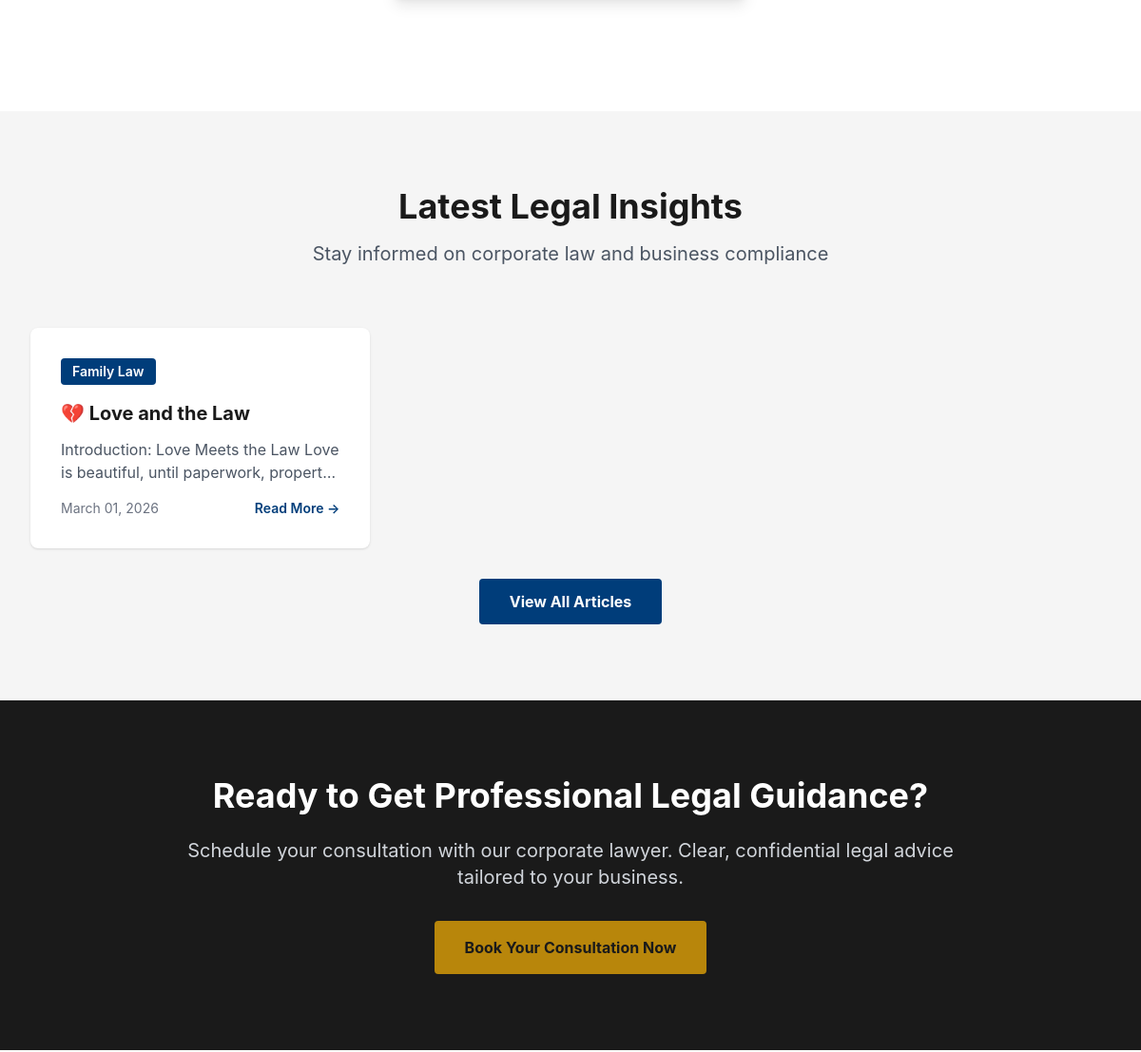
Before: / (middle part) with the older database file.
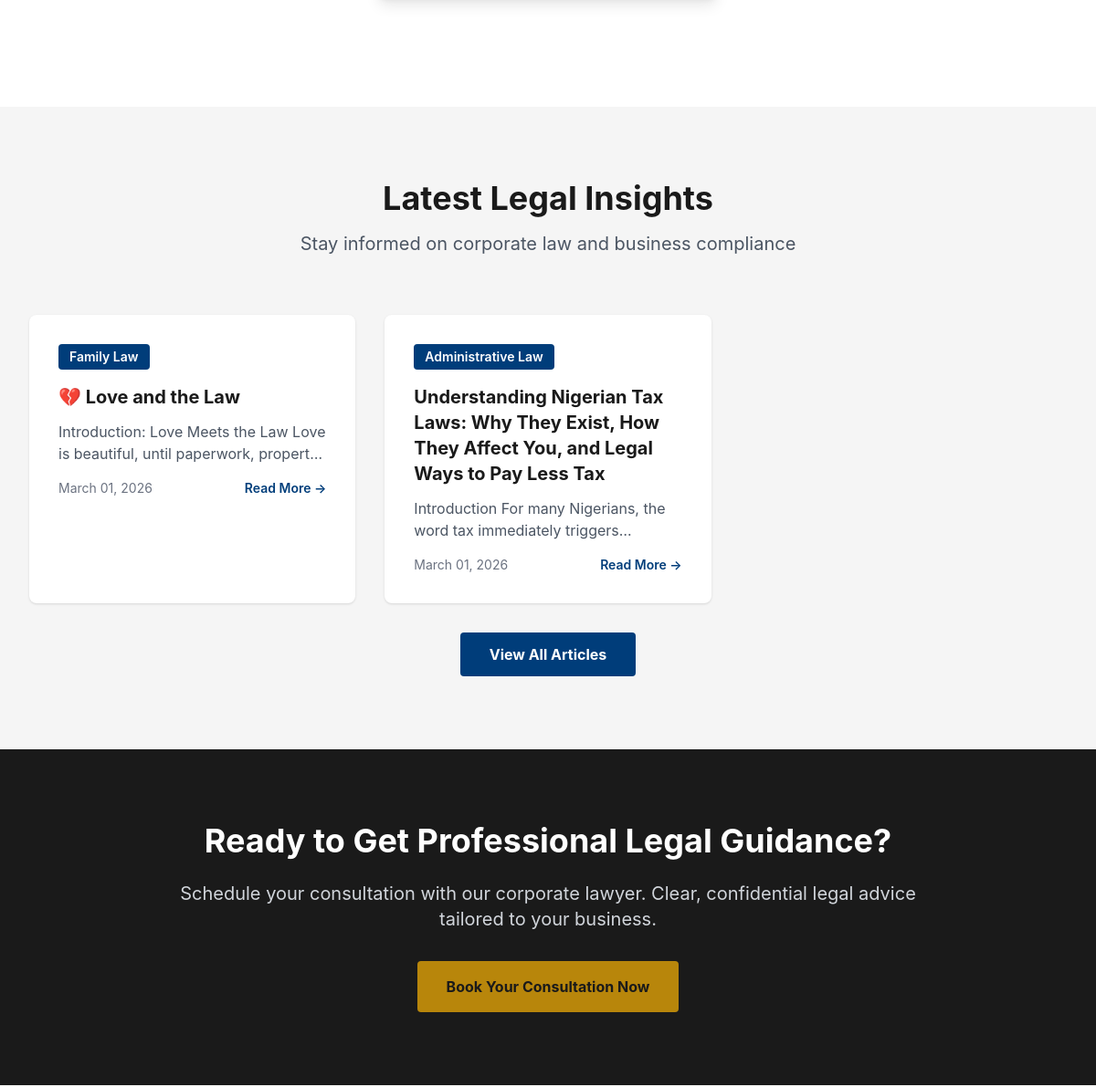
After: the same page with the newer database file.
### models.py (models this page shows, shortened)
class Article(db.Model):
    id = db.Column(db.Integer, primary_key=True)
    email = db.Column(db.String(120), nullable=False)
    title = db.Column(db.String(200), nullable=False)
    content = db.Column(db.Text, nullable=False)
    author = db.Column(db.String(100), nullable=False)
    date_posted = db.Column(db.DateTime, default=datetime.utcnow, nullable=False)
    date_submitted = db.Column(db.DateTime, default=datetime.utcnow, nullable=False)
    status = db.Column(
        db.String(20),
        nullable=False,
        default='pending',
        index=True  # ✅ Frequently queried
    )
    category = db.Column(
        db.String(100),
        nullable=False,
        default='General',
        index=True  # ✅ Frequently used for filtering
    )
    likes = db.Column(db.Integer, default=0, nullable=False)
    views = db.Column(db.Integer, default=0, nullable=False)
    cover_image = db.Column(db.String(255), nullable=True)
    document_filename = db.Column(db.String(255), nullable=True)
    deleted_at = db.Column(db.DateTime, nullable=True)
    is_draft = db.Column(db.Boolean, default=False, nullable=False)
    comments = db.relationship('Comment', backref='article', lazy=True, cascade='all, delete-orphan')
    visits = db.relationship('Visit', backref='article', lazy=True, cascade='all, delete-orphan')
    __table_args__ = (
        db.Index('idx_article_status_category', 'status', 'category'),
        db.Index('idx_article_date_posted', 'date_posted'),
        db.Index('idx_article_deleted_at', 'deleted_at'),  # ✅ For soft delete queries
        db.Index('idx_article_is_draft', 'is_draft'),  # ✅ For draft queries
    )

### blueprints/public.py (the view)
@public_bp.route('/')
def home():
    featured_articles = Article.query.filter(
        Article.status == 'approved',
        Article.deleted_at.is_(None),
        Article.is_draft == False
    ).order_by(Article.date_posted.desc()).limit(3).all()
    logger.info("Home page accessed")
    return render_template(
        'pages/home.html',
        featured_articles=featured_articles,
        page_title='Simply Law - Corporate Legal Services',
        page_description='Professional corporate legal services for Nigerian businesses'
    )

### templates/pages/home.html (shortened to what this page needs)
{% extends "base.html" %}
{% block content %}
<section class="py-20 bg-white">
</section>
{% if featured_articles %}
<section class="py-20 bg-law-gray">
    <div class="max-w-7xl mx-auto px-4 sm:px-6 lg:px-8">
        <div class="text-center mb-16">
            <h2 class="text-4xl font-bold text-law-dark mb-4">Latest Legal Insights</h2>
            <p class="text-xl text-gray-600">Stay informed on corporate law and business compliance</p>
        </div>
        <div class="grid grid-cols-1 md:grid-cols-3 gap-8 mb-8">
            {% for article in featured_articles[:3] %}
            <div class="bg-white rounded-lg overflow-hidden shadow hover:shadow-lg transition">
                <div class="p-8">
                    <span class="inline-block px-3 py-1 bg-law-blue text-white text-sm font-semibold rounded mb-4">{{ article.category }}</span>
                    <h3 class="text-xl font-bold text-law-dark mb-3">{{ article.title }}</h3>
                    <p class="text-gray-600 mb-4 line-clamp-2">{{ article.content[:150] }}...</p>
                    <div class="flex justify-between items-center text-sm text-gray-500">
                        <span>{{ article.date_posted.strftime('%B %d, %Y') }}</span>
                        <a href="{{ url_for('public.blog') }}" class="text-law-blue hover:text-law-gold font-semibold transition">Read More →</a>
                    </div>
                </div>
            </div>
            {% endfor %}
        </div>
        <div class="text-center">
            <a href="{{ url_for('public.blog') }}" class="inline-block px-8 py-3 bg-law-blue text-white font-bold rounded hover:bg-opacity-90 transition">
                View All Articles
            </a>
        </div>
    </div>
</section>
{% endif %}
<section class="py-20 bg-law-dark text-white">
    <div class="max-w-4xl mx-auto px-4 sm:px-6 lg:px-8 text-center">
        <h2 class="text-4xl font-bold mb-6">Ready to Get Professional Legal Guidance?</h2>
        <p class="text-xl text-gray-300 mb-8">
            Schedule your consultation with our corporate lawyer. Clear, confidential legal advice tailored to your business.
        </p>
        <a href="{{ url_for('bookings.index') }}" class="inline-block px-8 py-4 bg-law-gold text-law-dark font-bold rounded hover:bg-opacity-90 transition">
            Book Your Consultation Now
        </a>
    </div>
</section>
{% endblock %}

Changed rows visible on the page:
now on this page (row edited): Article: category "Administrative Law", title "Understanding Nigerian Tax Laws: Why They Exist, How They Affect You, and Legal Ways to Pay Less Tax", content "Introduction For many Nigerians, the word tax immediately…", date_posted "March 01, 2026"
